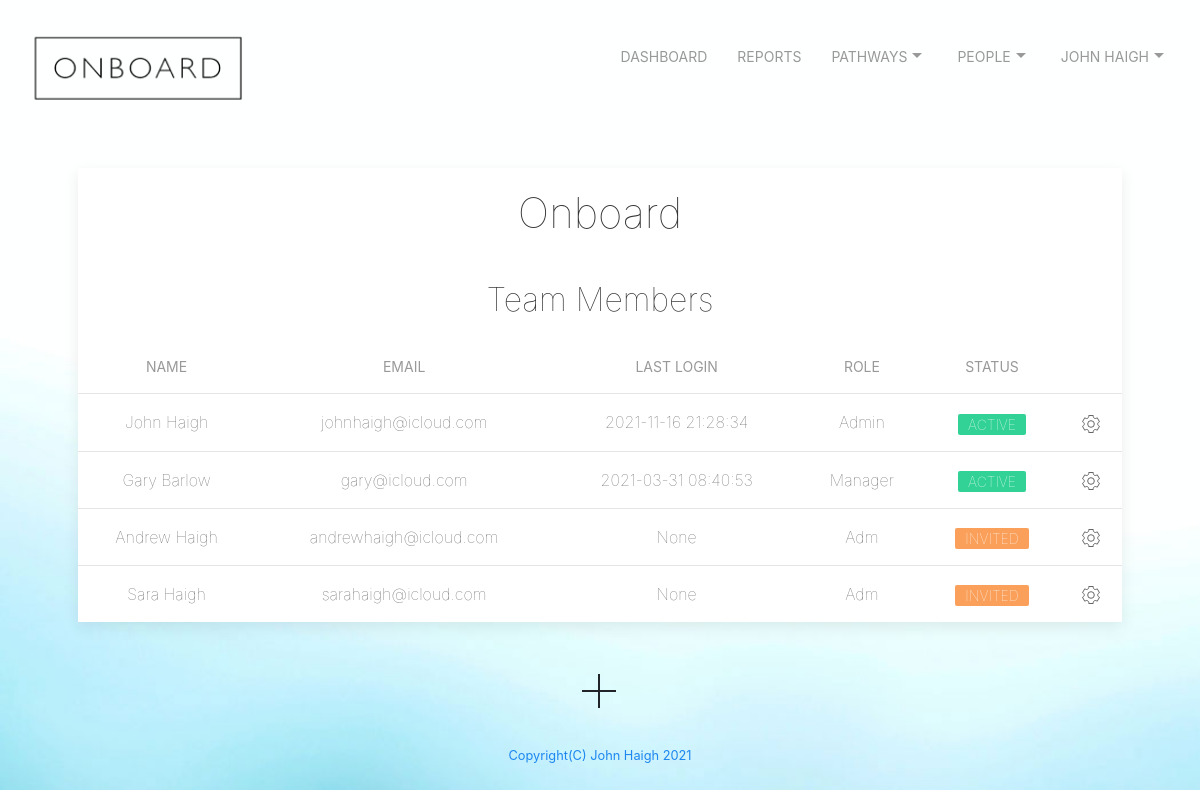
The app's page /viewteam (signed in), older data.
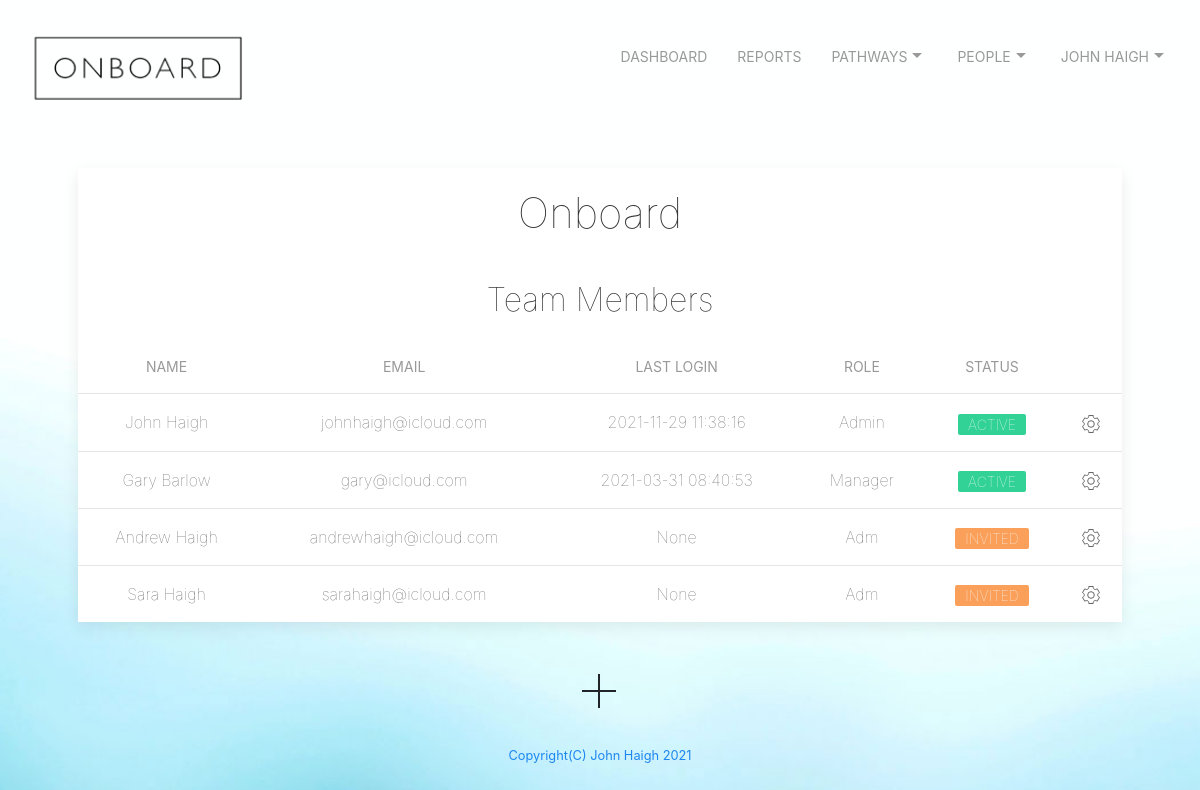
The same page, newer data.
### tables this page shows
CREATE TABLE users ('id' integer PRIMARY KEY NOT NULL, 'email' text NOT NULL, 'firstname' text NOT NULL,'lastname' text NOT NULL, 'password' text NOT NULL, 'company' text NOT NULL, 'jobrole' text NOT NULL,'companymail' text NOT NULL, 'confirmed' text, 'lastlogin' text, 'adminlevel' int, 'status' text, 'region' text, 'averagescore' int, 'averagebusiness' int, 'averagebusinesstarget' int, 'averageprogressnumber' int);

### app.py (the view, shortened to what this page needs)
@app.route("/viewteam", methods=["GET", "POST"])
@login_required
def viewteam():
    if request.method == "GET":
        db = SQL("sqlite:///onboard.db")
        info = db.execute("SELECT * FROM users WHERE id = ?", session["user_id"])
        username = info[0]['email']
        firstname = info[0]['firstname']
        lastname = info[0]['lastname']
        company = info[0]['company']
        companymail = info[0]['companymail']
        fullname = firstname + ' ' + lastname
        teammembers = db.execute("SELECT * FROM users WHERE company = ? AND companymail = ? ORDER BY confirmed", company, companymail)
        print(teammembers)
        return render_template("viewteam.html", teammembers = teammembers, FullName = fullname, company = company)

### app.py (called while the page is built)
@app.after_request
def after_request(response):
    response.headers["Cache-Control"] = "no-cache, no-store, must-revalidate"
    response.headers["Expires"] = 0
    response.headers["Pragma"] = "no-cache"
    return response

def login_required(f):
    @wraps(f)
    def decorated_function(*args, **kwargs):
        if session.get("user_id") is None:
            return redirect("/login")
        return f(*args, **kwargs)
    return decorated_function

### templates/viewteam.html (shortened to what this page needs)
{% extends "layout.html" %}
{% block main %}
<div class="uk-card uk-card-default uk-card-small">
  <div class="uk-text-center uk-card-body">
    <h1 class="uk-text uk-text-lighter">{{teammembers[0]['company']}}</h1>
    <h2 class="uk-text uk-text-lighter">Team Members</h2>
  </div>
<form method="POST">
    <table class="uk-table uk-table-middle uk-table-divider uk-text uk-text-lighter">
      <thead>
        <th style="text-align: center; vertical-align: middle;">Name</th>
        <th style="text-align: center; vertical-align: middle;">Email</th>
        <th style="text-align: center; vertical-align: middle;">Last Login</th>
        <th style="text-align: center; vertical-align: middle;">Role</th>
        <th style="text-align: center; vertical-align: middle;">Status</th>
        <th style="text-align: center; vertical-align: middle;"></th>
      </thead>
      {% for teammembers in teammembers %}
      <tr>
        <td style="text-align: center; vertical-align: middle;">{{teammembers['firstname']}} {{teammembers['lastname']}}</td>
        <td style="text-align: center; vertical-align: middle;">{{teammembers['email']}}</td>
        <td style="text-align: center; vertical-align: middle;">{{teammembers['lastlogin']}}</td>
        <td style="text-align: center; vertical-align: middle;">{{teammembers['adminlevel']}}</td>
        {% if teammembers['status'] == 'invited' %}
          <td style="text-align: center; vertical-align: middle;"><span class="uk-label uk-label-warning">{{teammembers['status']}}</span></td>
        {% endif %}
        {% if teammembers['status'] == 'active' %}
          <td style="text-align: center; vertical-align: middle;"><span class="uk-label uk-label-success">{{teammembers['status']}}</span></td>
        {% endif %}
        <td style="text-align: center; vertical-align: middle;"><a href="/viewteammember?email={{teammembers['email']}}" uk-icon="icon: cog"></a></td>
      </tr>
      {% endfor %}
    </table>
</form>
</div>
  <div id="center">
    <a onclick="invite()" uk-icon="icon: plus; ratio: 2"></a>
  </div>
{% endblock %}

Row changes from the older to the newer data that the page shows:
changed users "John": lastlogin "2021-11-16 21:28:34" → "2021-11-29 11:38:16"
